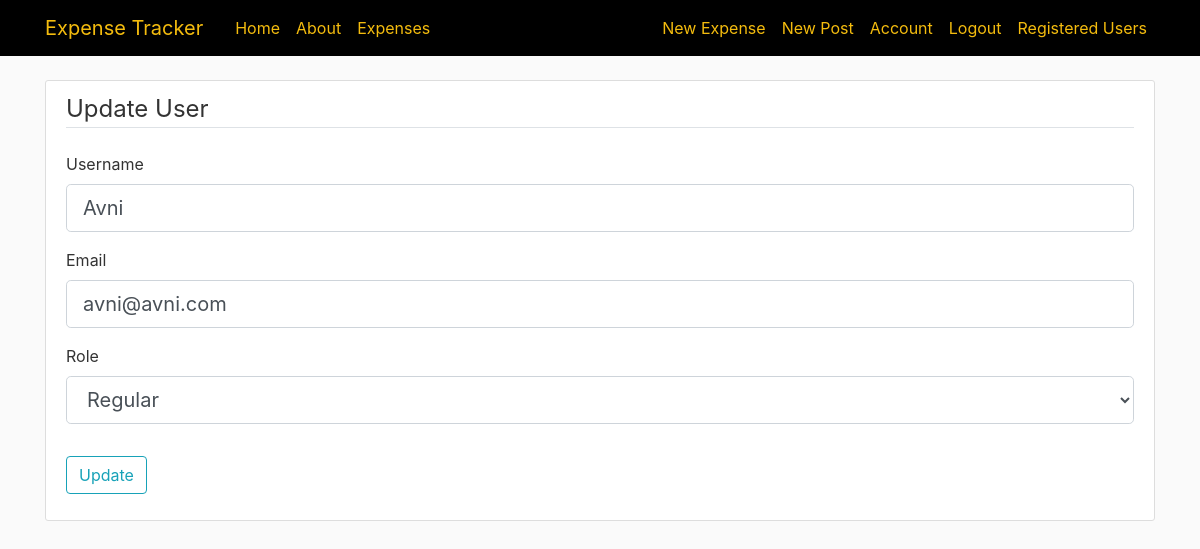
The page /user/update/2 (signed in) on the database its author committed.
### approot/models.py (models this page shows, shortened)
class User(db.Model, UserMixin):
    id = db.Column(db.Integer, primary_key=True)
    username = db.Column(db.String(20), unique=True, nullable=False)
    email = db.Column(db.String(120), unique=True, nullable=False)
    image_file = db.Column(db.String(20), nullable=False, default='default.jpg')
    password = db.Column(db.String(60), nullable=False)
    posts = db.relationship('Post', backref='author', lazy=True)
    expenses = db.relationship('Expense', backref='author', lazy=True)
    role = db.Column(db.String(15), nullable=False)

### approot/users/routes.py (the view)
@users.route("/user/update/<int:user_id>", methods=['GET', 'POST'])
@login_required
def update_user(user_id):
    user = User.query.get_or_404(user_id)
    form = UpdateRegistredUsersForm()
    if form.validate_on_submit():
        try:
            user.username = form.username.data
            user.email = form.email.data
            user.role = form.role.data
            db.session.commit()
            flash('User details have been updated!', 'success')
            return redirect(url_for('users.registeredusers', user_id=user.id))
        except Exception as e:
            db.session.rollback()
            s = str(e)
            if "user.username" in s:
                flash('This username is already taken. Please chose a different one.', 'danger')
                flash('User details have not been updated', 'warning')
            elif "user.email" in s:
                flash('This email is already registered. Please chose a different one.', 'danger')
                flash('User details have not been updated', 'warning')
            else:
                flash(s, 'warning')
    elif request.method == 'GET':
        form.username.data = user.username
        form.email.data = user.email
        form.role.data = user.role
    return render_template('user/updateuser.html', title='Update User',
                           form=form, legend='Update User')

### approot/users/forms.py
class UpdateRegistredUsersForm(FlaskForm):
    username = StringField('Username',
                           validators=[DataRequired(), Length(min=2, max=20)])
    email = StringField('Email',
                        validators=[DataRequired(), Email()])
    role = SelectField(u'Role', choices=[('Admin', 'Admin'), ('Regular', 'Regular'), ('Pending', 'Pending')])
    submit = SubmitField('Update')

### approot/models.py (called while the page is built)
@login_manager.user_loader
def load_user(user_id):
    return User.query.get(int(user_id))

### approot/templates/user/updateuser.html (shortened to what this page needs)
{% extends "layout.html" %}
{% block content %}
    <div class="content-section">
        <form method="POST" action="">
            <fieldset class="form-group">
                <legend class="border-bottom mb-4">Update User</legend>
                <div class="form-group">
                    {{ form.username.label(class="form-control-label") }}
                    {% if form.username.errors %}
                        {{ form.username(class="form-control form-control-lg is-invalid") }}
                        <div class="invalid-feedback">
                            {% for error in form.username.errors %}
                                <span>{{ error }}</span>
                            {% endfor %}
                        </div>
                    {% else %}
                        {{ form.username(class="form-control form-control-lg") }}
                    {% endif %}
                </div>
                <div class="form-group">
                    {{ form.email.label(class="form-control-label") }}
                    {% if form.email.errors %}
                        {{ form.email(class="form-control form-control-lg is-invalid") }}
                        <div class="invalid-feedback">
                            {% for error in form.email.errors %}
                                <span>{{ error }}</span>
                            {% endfor %}
                        </div>
                    {% else %}
                        {{ form.email(class="form-control form-control-lg") }}
                    {% endif %}
                </div>
                <div class="form-group">
                    {{ form.role.label(class="form-control-label") }}
                    {% if form.role.errors %}
                        {{ form.role(class="form-control form-control-lg is-invalid") }}
                        <div class="invalid-feedback">
                            {% for error in form.role.errors %}
                                <span>{{ error }}</span>
                            {% endfor %}
                        </div>
                    {% else %}
                        {{ form.role(class="form-control form-control-lg") }}
                    {% endif %}
                </div>
            </fieldset>
            <div class="form-group">
                {{ form.submit(class="btn btn-outline-info") }}
            </div>
        </form>
    </div>
    </div>
{% endblock content %}

### approot/static/main.css (style rules this page uses)
body { background: #fafafa; color: #333333; margin-top: 5rem; }
.content-section { background: #ffffff; padding: 10px 20px; border: 1px solid #dddddd; border-radius: 3px; margin-bottom: 20px; }

### rows shown on the page
User: username "Avni", email "avni@avni.com", role "Regular"
